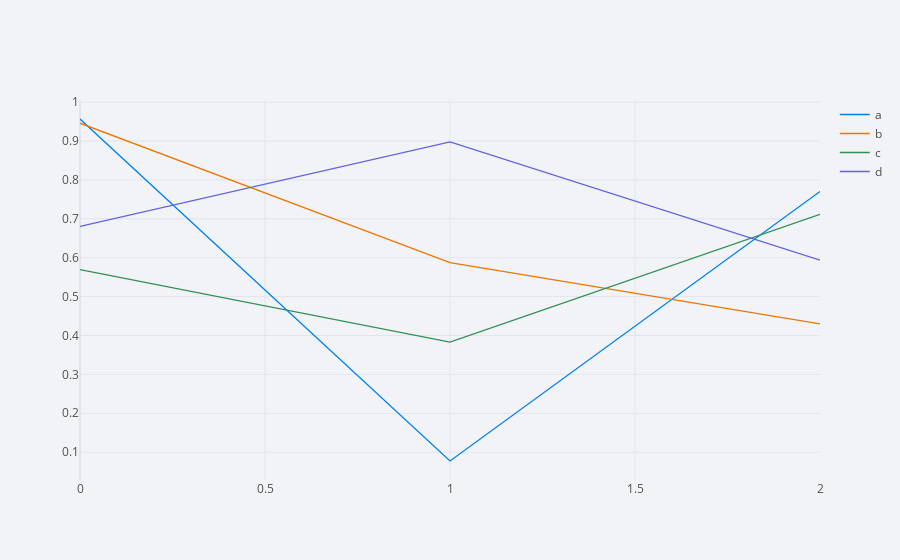

The notebook cell this image was saved under:
### Code cell
df.iplot()

### Figure 1 — Plotly figure (JSON) as saved in the notebook; plotly's stock layout.template omitted (floating-point values rounded to 4 significant figures)
{"data": [{"line": {"color": "rgba(0, 128, 240, 1.0)", "dash": "solid", "shape": "linear", "width": 1.3}, "mode": "lines", "name": "a", "text": "", "type": "scatter", "x": [0, 1, 2], "y": [0.9566, 0.07735, 0.7701]}, {"line": {"color": "rgba(238, 118, 0, 1.0)", "dash": "solid", "shape": "linear", "width": 1.3}, "mode": "lines", "name": "b", "text": "", "type": "scatter", "x": [0, 1, 2], "y": [0.9458, 0.5874, 0.4299]}, {"line": {"color": "rgba(48, 144, 84, 1.0)", "dash": "solid", "shape": "linear", "width": 1.3}, "mode": "lines", "name": "c", "text": "", "type": "scatter", "x": [0, 1, 2], "y": [0.5694, 0.383, 0.7115]}, {"line": {"color": "rgba(98, 98, 222, 1.0)", "dash": "solid", "shape": "linear", "width": 1.3}, "mode": "lines", "name": "d", "text": "", "type": "scatter", "x": [0, 1, 2], "y": [0.6805, 0.8976, 0.5937]}], "layout": {"legend": {"bgcolor": "#F2F3F7", "font": {"color": "#505050"}}, "paper_bgcolor": "#F2F3F7", "plot_bgcolor": "#F2F3F7", "title": {"font": {"color": "#484848"}}, "xaxis": {"gridcolor": "#E1E5ED", "showgrid": true, "tickfont": {"color": "#505050"}, "title": {"font": {"color": "#505050"}, "text": ""}, "zerolinecolor": "#E1E5ED"}, "yaxis": {"gridcolor": "#E1E5ED", "showgrid": true, "tickfont": {"color": "#505050"}, "title": {"font": {"color": "#505050"}, "text": ""}, "zerolinecolor": "#E1E5ED"}}}
